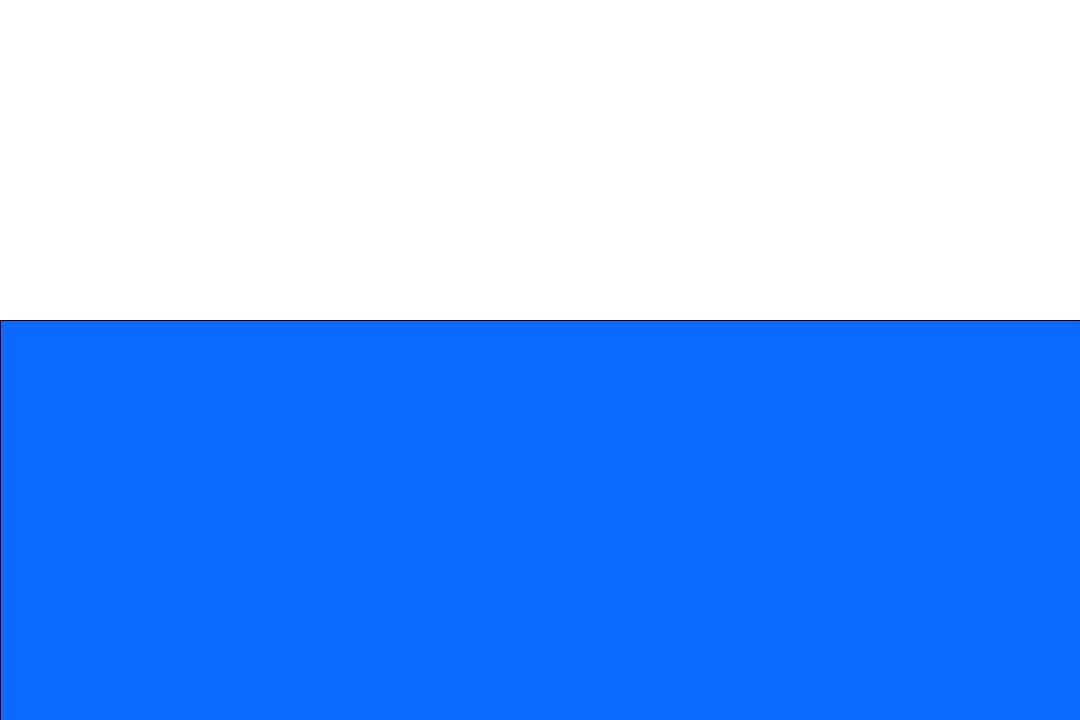
Frame 1 (no input)
Frame 60 (the mouse pressed at the canvas centre just before this capture): identical to frame 1, image omitted
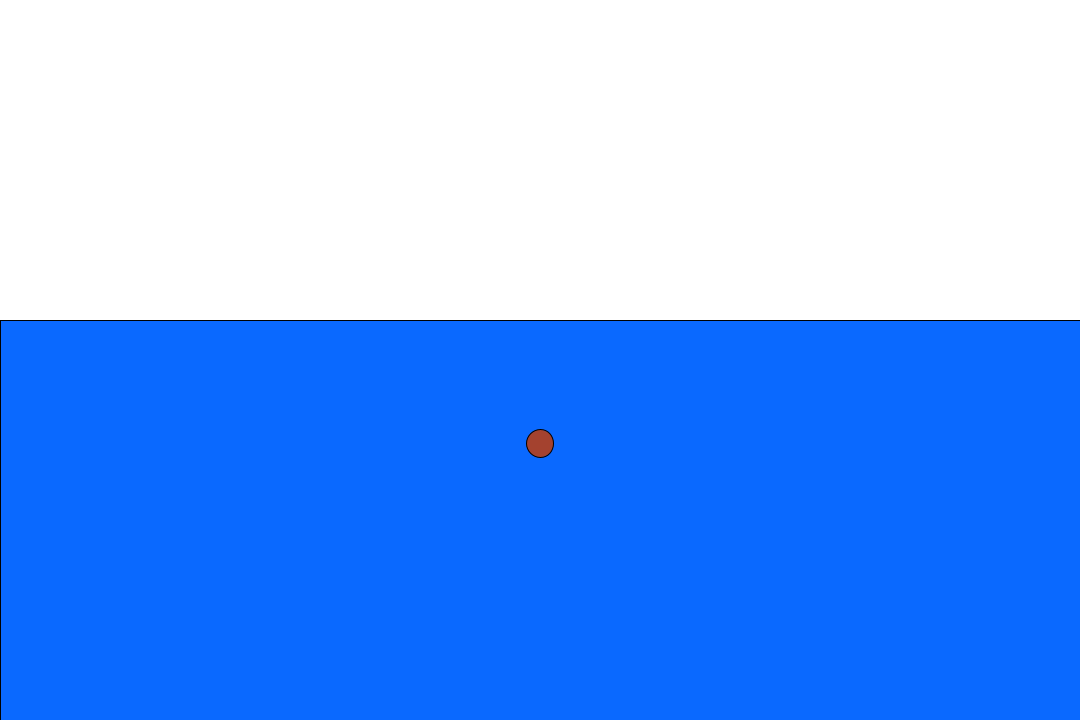
Frame 120 (the mouse held since frame 60 and released just before this capture)

The Processing sketch that drew these frames (run headless with seeded random() and noise(); from frame 60 on, the mouse is pressed at the canvas centre):

// Processing sketch: DragSimulator
// ── DragSimulator.pde
ArrayList<Ball> balls;
void setup() {
  size(1080, 720);
  balls=new ArrayList();
}
void draw() {

  background(255);
  fill(10, 105, 255);
  rect(0, height-400, width, 400);
  
  for (int i=0; i < balls.size(); i++) {

    PVector g=new PVector(0, balls.get(i).size*0.0049);
    PVector drag=balls.get(i).v.copy().mult(-0.01*balls.get(i).area(height-400));
    //PVector drag=balls.get(i).v.copy().normalize().mult(-0.001*pow(balls.get(i).v.copy().mag(), 2)).mult(balls.get(i).area(height-400));
    balls.get(i).show();
    balls.get(i).move();
    balls.get(i).applyForce(g);
    balls.get(i).applyForce(drag);
    
  }
}
void mousePressed() {

  balls.add(new Ball(width, height));
}

// ── Box.pde
class Ball {

  float size,w,h;

  PVector p, v, a;

  color c=color(random(255), random(255), random(50));

  Ball(int w, int h) {
    
    this.w=w;
    this.h=h;
    
    size=map(mouseX,0,w,5,50);

    p=new PVector(mouseX,mouseY);

    v=new PVector(0, 0);

    a=new PVector(0, 0);
    
  }

  void show() {

    fill(c);

    ellipse(p.x, p.y, size, size);
  }

  void move() {

    if (p.y+size/2<h) {

      v.add(a);

      p.add(v);

      a.mult(0);
      
    }else{
     
      p.y=h-size/2;
      
    }
  }

  void applyForce(PVector f) {

    a.add(f);
    
  }
  
  float area(int line){
   
    if(p.y+size/2>line){
     
      if(abs(p.y+size/2-line)<size){
       return size*abs(p.y+size/2-line)*0.01; 
      }else{
       return size*size*0.01; 
      }
      
    }
    
    return 0;
    
  }
  
}
